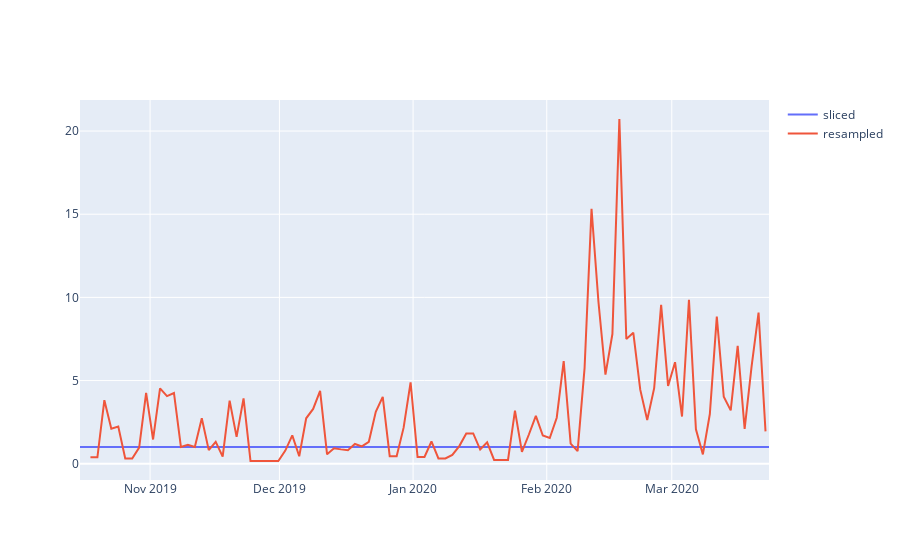

Notebook code for this chart:
### Code cell
from plotly import graph_objects as go


def draw_word(fig, word_ts: Tuple[np.ndarray, np.ndarray],
            name, opacity=None, mode=None):
    x = word_ts[0]
    # corresponding y axis values
    y = word_ts[1]

    from datetime import datetime
    x_dt = [datetime.fromtimestamp(ts) for ts in x]

    fig.add_trace(go.Scatter(x=x_dt, y=y,
                             name=name, opacity=opacity,
                             mode=mode))
    
def integrate(word: Tuple[np.ndarray, np.ndarray]):
    return word[0], np.cumsum(word[1])

def diff(word: Tuple[np.ndarray, np.ndarray]):
    return (word[0][:-1] + word[0][1:]) / 2, np.diff(word[1])
    

fig = go.Figure()
    
# draw_word(fig, word_nsu, name='source', opacity=0.6, mode='markers')

draw_word(fig, sliced_nsu, name='sliced')
draw_word(fig, diff(res(*integrate(sliced_nsu))), name='resampled')
# draw_word(fig, , name='int')
# draw_word(fig, diff(sliced_nsu), name='diff')

fig.show()
